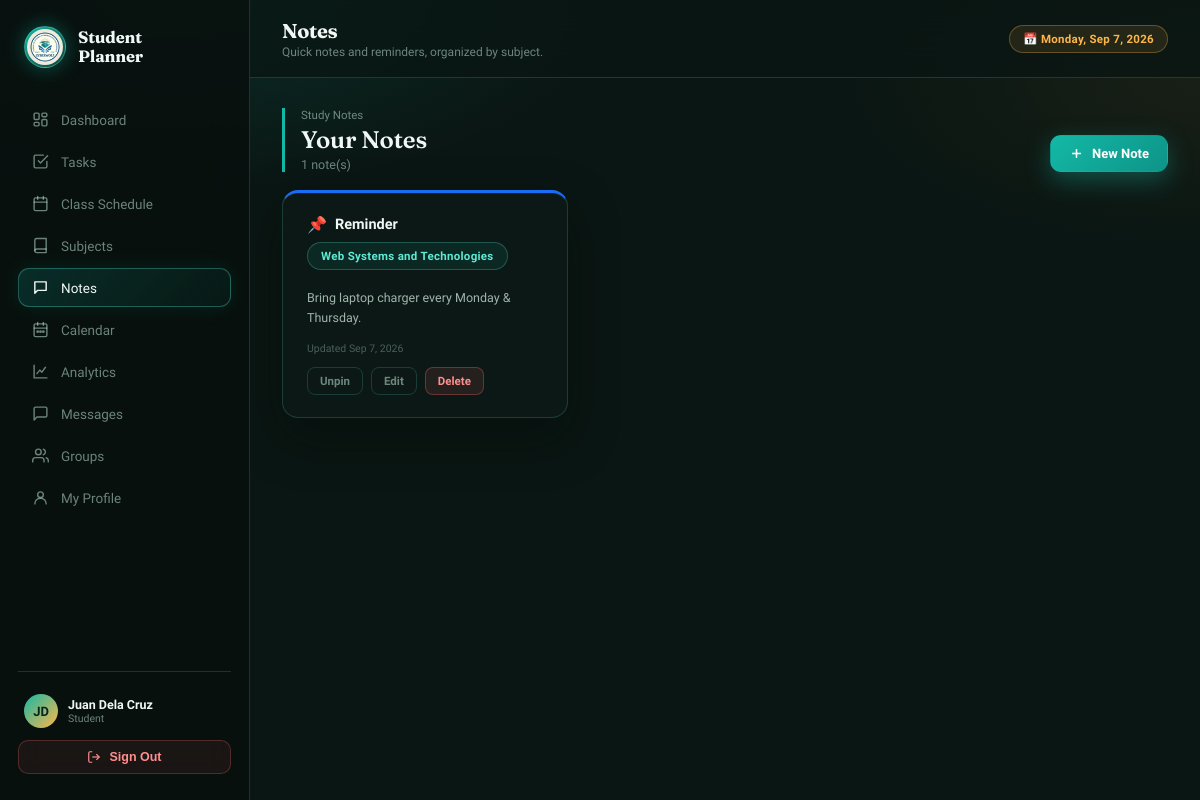
/notes.php (signed in), run on the app's committed database.
### tables this page shows
CREATE TABLE IF NOT EXISTS `notes` (
  `id`         INT UNSIGNED AUTO_INCREMENT PRIMARY KEY,
  `user_id`    INT UNSIGNED NOT NULL,
  `subject_id` INT UNSIGNED NULL,
  `title`      VARCHAR(150) NOT NULL,
  `content`    TEXT NULL,
  `is_pinned`  TINYINT(1) NOT NULL DEFAULT 0,
  `created_at` DATETIME NOT NULL DEFAULT CURRENT_TIMESTAMP,
  `updated_at` DATETIME NOT NULL DEFAULT CURRENT_TIMESTAMP ON UPDATE CURRENT_TIMESTAMP,
  FOREIGN KEY (`user_id`)    REFERENCES `login_accounts`(`id`) ON DELETE CASCADE,
  FOREIGN KEY (`subject_id`) REFERENCES `subjects`(`id`) ON DELETE SET NULL
);

CREATE TABLE IF NOT EXISTS `subjects` (
  `id`           INT UNSIGNED AUTO_INCREMENT PRIMARY KEY,
  `user_id`      INT UNSIGNED NOT NULL,
  `subject_name` VARCHAR(120) NOT NULL,
  `subject_code` VARCHAR(30)  NULL,
  `instructor`   VARCHAR(100) NULL,
  `units`        DECIMAL(3,1) NULL,
  `color`        VARCHAR(7)   NOT NULL DEFAULT '#1a6cf5',
  `created_at`   DATETIME     NOT NULL DEFAULT CURRENT_TIMESTAMP,
  FOREIGN KEY (`user_id`) REFERENCES `login_accounts`(`id`) ON DELETE CASCADE
);

### notes.php (the view, shortened to what this page needs)
<?php
require_once __DIR__ . '/includes/auth.php';
$notes = mysqli_query($conn, "
  SELECT n.*, s.subject_name, s.color FROM notes n
  LEFT JOIN subjects s ON s.id = n.subject_id
  WHERE n.user_id=$userId ORDER BY n.is_pinned DESC, n.updated_at DESC");
$pageTitle = "Notes";
$pageSub   = "Quick notes and reminders, organized by subject.";
$activeNav = "notes";
include __DIR__ . '/includes/layout_head.php';
?>
<div class="section-head">
  <div>
    <div class="section-eyebrow">Study Notes</div>
    <div class="section-title">Your Notes</div>
    <div class="section-sub"><?php echo mysqli_num_rows($notes); ?> note(s)</div>
  </div>
  <button class="btn btn-primary" onclick="openModal('addNoteModal')">
    <svg width="15" height="15" viewBox="0 0 24 24" fill="none" stroke="currentColor" stroke-width="2.5"><line x1="12" y1="5" x2="12" y2="19"/><line x1="5" y1="12" x2="19" y2="12"/></svg>
    New Note
  </button>
</div>
<?php if (mysqli_num_rows($notes) === 0): ?>
  <div class="card"><div class="empty-state">
    <svg viewBox="0 0 24 24" stroke="currentColor"><path d="M4 4h16v12H8l-4 4V4z"/></svg>
    <div class="empty-title">No notes yet</div>
    <div class="empty-sub">Jot down reminders, ideas, or study notes.</div>
  </div></div>
<?php else: ?>
<div class="stat-grid" style="grid-template-columns:repeat(auto-fill,minmax(260px,1fr))">
  <?php while ($n = mysqli_fetch_assoc($notes)):
    $nEsc = htmlspecialchars(json_encode($n), ENT_QUOTES, 'UTF-8');
    $color = $n['color'] ?: '#5eead4';
  ?>
  <div class="card card-pad" style="border-top:3px solid <?php echo h($color); ?>">
    <div class="flex items-center gap-8" style="margin-bottom:8px">
      <?php if ($n['is_pinned']): ?><span title="Pinned" style="color:var(--gold)">📌</span><?php endif; ?>
      <div style="font-weight:700;font-size:14.5px;flex:1"><?php echo h($n['title']); ?></div>
    </div>
    <?php if ($n['subject_name']): ?><span class="pill" style="margin-bottom:10px"><?php echo h($n['subject_name']); ?></span><?php endif; ?>
    <div style="font-size:12.5px;color:rgba(210,232,222,.75);line-height:1.6;white-space:pre-wrap;margin:8px 0 14px;max-height:130px;overflow:hidden"><?php echo h($n['content']); ?></div>
    <div style="font-size:10.5px;color:var(--muted2);margin-bottom:12px">Updated <?php echo date('M j, Y', strtotime($n['updated_at'])); ?></div>
    <div class="flex gap-8">
      <form method="POST"><input type="hidden" name="action" value="toggle_pin"><input type="hidden" name="note_id" value="<?php echo $n['id']; ?>">
        <button type="submit" class="btn btn-outline btn-sm"><?php echo $n['is_pinned'] ? 'Unpin' : 'Pin'; ?></button>
      </form>
      <button class="btn btn-outline btn-sm" onclick='editNote(<?php echo $nEsc; ?>)'>Edit</button>
      <form method="POST" onsubmit="return confirm('Delete this note?');">
        <button type="submit" class="btn btn-danger btn-sm">Delete</button>
      </form>
    </div>
  </div>
  <?php endwhile; ?>
</div>
<?php endif; ?>
<?php include __DIR__ . '/includes/layout_foot.php'; ?>

### includes/layout_head.php (shortened to what this page needs)
<?php
$pageTitle  = $pageTitle  ?? 'Dashboard';
$pageSub    = $pageSub    ?? '';
$activeNav  = $activeNav  ?? '';
function navClass($key, $active){ return 'sb-link' . ($key === $active ? ' active' : ''); }
?>
<!DOCTYPE html>
<html lang="en">
<head>
<link rel="stylesheet" href="assets/css/style.css">
</head>
<body>
<div class="app">
  <aside class="sidebar" id="sidebar">
    <div class="sb-brand">
      <div class="sb-brand-ring">
        <img src="assets/img/logo.jpg" alt="School logo">
      </div>
      <div>
        <div class="sb-brand-name">Student<br>Planner</div>
      </div>
    </div>
    <nav class="sb-nav">
      <a href="index.php" class="<?php echo navClass('dashboard',$activeNav); ?>">
        <svg viewBox="0 0 24 24"><rect x="3" y="3" width="7" height="9" rx="1.5"/><rect x="14" y="3" width="7" height="5" rx="1.5"/><rect x="14" y="12" width="7" height="9" rx="1.5"/><rect x="3" y="16" width="7" height="5" rx="1.5"/></svg>
        Dashboard
      </a>
      <a href="tasks.php" class="<?php echo navClass('tasks',$activeNav); ?>">
        <svg viewBox="0 0 24 24"><path d="M9 11l3 3L22 4"/><path d="M21 12v7a2 2 0 0 1-2 2H5a2 2 0 0 1-2-2V5a2 2 0 0 1 2-2h11"/></svg>
        Tasks
      </a>
      <a href="schedule.php" class="<?php echo navClass('schedule',$activeNav); ?>">
        <svg viewBox="0 0 24 24"><rect x="3" y="4" width="18" height="18" rx="2"/><path d="M16 2v4M8 2v4M3 10h18"/></svg>
        Class Schedule
      </a>
      <a href="subjects.php" class="<?php echo navClass('subjects',$activeNav); ?>">
        <svg viewBox="0 0 24 24"><path d="M4 19.5A2.5 2.5 0 0 1 6.5 17H20"/><path d="M6.5 2H20v20H6.5A2.5 2.5 0 0 1 4 19.5v-15A2.5 2.5 0 0 1 6.5 2z"/></svg>
        Subjects
      </a>
      <a href="notes.php" class="<?php echo navClass('notes',$activeNav); ?>">
        <svg viewBox="0 0 24 24"><path d="M4 4h16v12H8l-4 4V4z"/></svg>
        Notes
      </a>
      <a href="calendar.php" class="<?php echo navClass('calendar',$activeNav); ?>">
        <svg viewBox="0 0 24 24"><rect x="3" y="4" width="18" height="18" rx="2"/><path d="M16 2v4M8 2v4M3 10h18"/><circle cx="8" cy="15" r="1"/><circle cx="12" cy="15" r="1"/><circle cx="16" cy="15" r="1"/></svg>
        Calendar
      </a>
      <a href="analytics.php" class="<?php echo navClass('analytics',$activeNav); ?>">
        <svg viewBox="0 0 24 24"><path d="M3 3v18h18"/><path d="M7 15l4-5 3 3 5-7"/></svg>
        Analytics
      </a>
      <a href="chat.php" class="<?php echo navClass('chat',$activeNav); ?>">
        <svg viewBox="0 0 24 24"><path d="M21 15a2 2 0 0 1-2 2H7l-4 4V5a2 2 0 0 1 2-2h14a2 2 0 0 1 2 2z"/></svg>
        Messages
      </a>
      <a href="groups.php" class="<?php echo navClass('groups',$activeNav); ?>">
        <svg viewBox="0 0 24 24"><path d="M17 21v-2a4 4 0 0 0-4-4H5a4 4 0 0 0-4 4v2"/><circle cx="9" cy="7" r="4"/><path d="M23 21v-2a4 4 0 0 0-3-3.87"/><path d="M16 3.13a4 4 0 0 1 0 7.75"/></svg>
        Groups
      </a>
      <a href="profile.php" class="<?php echo navClass('profile',$activeNav); ?>">
        <svg viewBox="0 0 24 24"><circle cx="12" cy="8" r="4"/><path d="M4 21c0-4.4 3.6-8 8-8s8 3.6 8 8"/></svg>
        My Profile
      </a>
    </nav>
    <div class="sb-foot">
      <a href="profile.php" class="sb-user-link">
        <div class="sb-user">
          <?php echo renderAvatar($user['name'], $user['avatar_path'] ?? null, 'sb-user-av'); ?>
          <div>
            <div class="sb-user-name"><?php echo h($user['name']); ?></div>
            <div class="sb-user-role"><?php echo h($user['role']); ?></div>
          </div>
        </div>
      </a>
      <form method="POST" action="logout.php">
        <button type="submit" class="sb-logout">
          <svg width="14" height="14" viewBox="0 0 24 24" fill="none" stroke="currentColor" stroke-width="2"><path d="M9 21H5a2 2 0 0 1-2-2V5a2 2 0 0 1 2-2h4"/><polyline points="16 17 21 12 16 7"/><line x1="21" y1="12" x2="9" y2="12"/></svg>
          Sign Out
        </button>
      </form>
    </div>
  </aside>
  <div class="main">
    <div class="topbar">
      <div class="flex items-center gap-10">
        <div>
          <div class="tb-title"><?php echo h($pageTitle); ?></div>
          <?php if ($pageSub): ?><div class="tb-sub"><?php echo h($pageSub); ?></div><?php endif; ?>
        </div>
      </div>
      <div class="tb-right">
        <span class="pill gold">📅 <?php echo date('l, M j, Y'); ?></span>
      </div>
    </div>
    <div class="content">

### includes/auth.php (shortened to what this page needs)
<?php
require_once __DIR__ . '/../db.php';
$user    = $_SESSION['sp_user'];
$userId  = intval($user['id']);
mysqli_query($conn, "UPDATE login_accounts SET last_seen = NOW(), is_online = 1 WHERE id = $userId");
mysqli_query($conn, "UPDATE login_accounts SET is_online = 0 WHERE last_seen < DATE_SUB(NOW(), INTERVAL 3 MINUTE)");
$chk = mysqli_fetch_assoc(mysqli_query($conn, "SELECT id, is_approved, name, role, avatar_path FROM login_accounts WHERE id=$userId"));
$user = $_SESSION['sp_user'];
function renderAvatar($name, $avatarPath, $class = ''){
    return '<div class="' . h($class) . '">' . h(initials($name)) . '</div>';
}
function initials($name){
    $parts = preg_split('/\s+/', trim($name));
    $ini = '';
    foreach (array_slice($parts,0,2) as $p) { if ($p !== '') $ini .= mb_strtoupper(mb_substr($p,0,1)); }
    return $ini ?: 'S';
}
function h($v){ return htmlspecialchars($v ?? '', ENT_QUOTES, 'UTF-8'); }

### data on the page
notes: title "Reminder", subject.subject_name "Web Systems and Technologies", content "Bring laptop charger every Monday & Thursday.", updated_at "Sep 7, 2026", is_pinned "Unpin"

### other printed values
initials($name) "JD"
$user['name'] "Juan Dela Cruz"
$user['role'] "Student"
$pageTitle "Notes"
$pageSub "Quick notes and reminders, organized by subject."
mysqli_num_rows($notes) "1"
